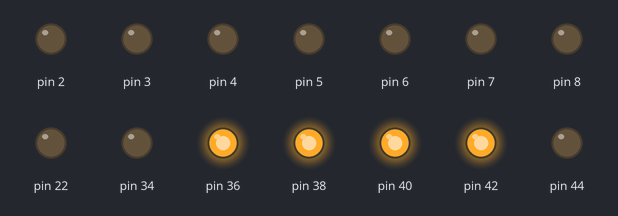
A sketch run on a simulated Arduino Mega 2560, built with avr-gcc and run on an emulated ATmega2560. On the bench: output pins drawn as LEDs (lit = HIGH). The local clock reads 2024-03-15 10:24:30 at power-on unless the sketch sets it; what the sketch prints to the serial monitor is not drawn.

Above: at 0.1 s.
At 4.1 s:
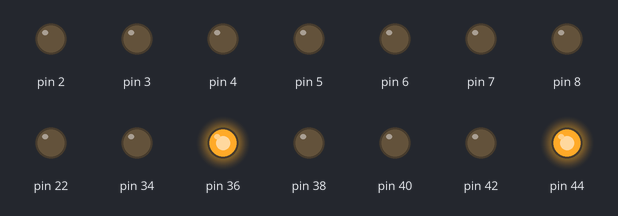
At 9.1 s:
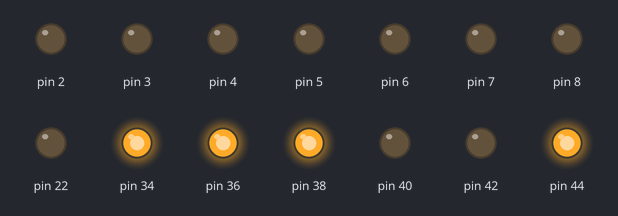
At 19.1 s:
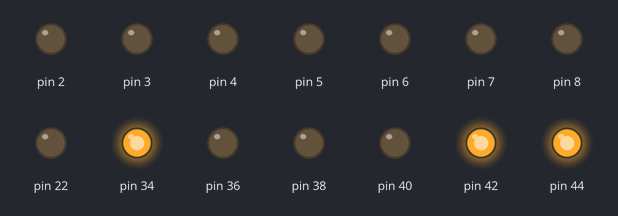
At 29.1 s:
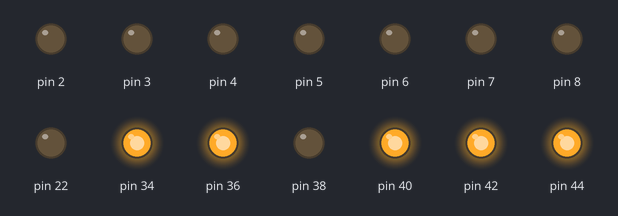
At 39.1 s:
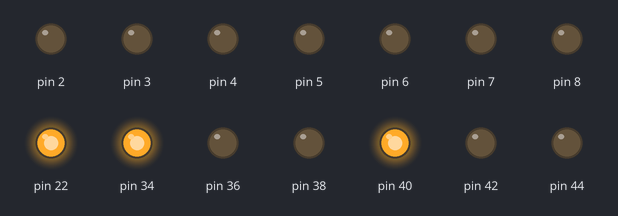
Timing chart, 0 to 40.0 s (numbered marks = the images above):
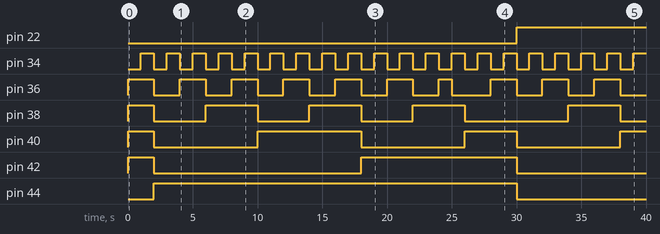

The sketch:

Binary_Clock.ino
```cpp
#include <Wire.h>
//#include <DS3231M.h>
#include <RTClib.h>

int curHour = 0, seconds = 0;
RTC_DS3231 RTC;

void setup() {
  // put your setup code here, to run once:
  for (int i=1; i <= 53; i++) {
    pinMode(i, OUTPUT);
  }

   Serial.begin(57600);

#ifndef ESP8266
  while (!Serial); // wait for serial port to connect. Needed for native USB
#endif

  if (! RTC.begin()) {
    Serial.println("Couldn't find RTC");
    Serial.flush();
    while (1) delay(10);
  }

  if (RTC.lostPower()) {
    Serial.println("RTC lost power, let's set the time!");

    RTC.adjust(DateTime(F(__DATE__), F(__TIME__)));
  }

  // When time needs to be re-set on a previously configured device, the
  // following line sets the RTC to the date & time this sketch was compiled
  // rtc.adjust(DateTime(F(__DATE__), F(__TIME__)));
}


void loop()
{
DateTime now = RTC.now();
seconds = now.second();
curHour = now.hour();

  //#########################################################################################
  //Hours
  //#########################################################################################
  //1 Hour
  if(curHour == 1 || curHour == 3 || curHour == 5 || curHour == 7 || curHour == 9 || curHour == 11 || curHour == 13 || curHour == 15 || curHour == 17 || curHour == 19 || curHour == 21 || curHour == 23)
    digitalWrite(23, HIGH);
  else
    digitalWrite(23, LOW);

  //2 Hours
  if(curHour == 2 || curHour == 3 || curHour == 6 || curHour == 7 || curHour == 10 || curHour == 11  || curHour == 14 || curHour == 15 || curHour == 18 || curHour == 19  || curHour == 22 || curHour == 23)
    digitalWrite(25, HIGH);
  else
    digitalWrite(25, LOW);

  //4 Hrs
  if(curHour == 4 || curHour == 5 || curHour == 6 || curHour == 7 || curHour == 12 || curHour == 13 || curHour == 14 || curHour == 15 || curHour == 20 || curHour == 21 || curHour == 22 || curHour == 23)
    digitalWrite(27, HIGH);
  else
    digitalWrite(27, LOW);

    //8 Hours
  if(curHour == 8 || curHour == 9 || curHour == 10 || curHour == 11 || curHour == 12 || curHour == 13 || curHour == 14 || curHour == 15 || curHour == 24)
    digitalWrite(29, HIGH);
  else
    digitalWrite(29, LOW);

    //16 Hours
  if(curHour == 16 || curHour == 17 || curHour == 18 || curHour == 19 || curHour == 20 || curHour == 21 || curHour == 22 || curHour == 23 || curHour == 24 )
    digitalWrite(31, HIGH);
  else
    digitalWrite(31, LOW);

  //#########################################################################################
  //Minutes
  //#########################################################################################
    //1 Minute
  if(now.minute() == 1 || now.minute() == 3 || now.minute() == 5 || now.minute() == 7 || now.minute() == 9 || now.minute() == 11 || now.minute() == 13 || now.minute() == 15 || now.minute() == 17 || now.minute() == 19 || now.minute() == 21 || now.minute() == 23 || now.minute() == 25 || now.minute() == 27 || now.minute() == 29|| now.minute() == 31 || now.minute() == 33 || now.minute() == 35 || now.minute() == 37 || now.minute() == 39 || now.minute() == 41 || now.minute() == 43 || now.minute() == 45 || now.minute() == 47 || now.minute() == 49 || now.minute() == 51 || now.minute() == 53 || now.minute() == 55 || now.minute() == 57 || now.minute() == 59)
    digitalWrite(22, HIGH);
  else
    digitalWrite(22, LOW);

   //2 Minutes
  if(now.minute() == 2 || now.minute() == 3 || now.minute() == 6 || now.minute() == 7 || now.minute() == 10 || now.minute() == 11  || now.minute() == 14 || now.minute() == 15 || now.minute() == 18 || now.minute() == 19  || now.minute() == 22 || now.minute() == 23 || now.minute() == 26 || now.minute() == 27 || now.minute() == 30|| now.minute() == 31 || now.minute() == 34 || now.minute() == 35 || now.minute() == 38 || now.minute() == 39 || now.minute() == 42 || now.minute() == 43 || now.minute() == 46 || now.minute() == 47 || now.minute() == 50 || now.minute() == 51 || now.minute() == 54 || now.minute() == 58 || now.minute() == 59)
    digitalWrite(24, HIGH);
  else
    digitalWrite(24, LOW);

  //4 Minutes
  if(now.minute() == 4 || now.minute() == 5 || now.minute() == 6 || now.minute() == 7 || now.minute() == 12 || now.minute() == 13 || now.minute() == 14 || now.minute() == 15 || now.minute() == 20 || now.minute() == 21 || now.minute() == 22 || now.minute() == 23 || now.minute() == 28 || now.minute() == 29 || now.minute() == 30|| now.minute() == 31 || now.minute() == 36 || now.minute() == 37 || now.minute() == 38 || now.minute() == 39 || now.minute() == 44 || now.minute() == 45 || now.minute() == 46 || now.minute() == 47 || now.minute() == 52 || now.minute() == 53 || now.minute() == 54 || now.minute() == 55)
    digitalWrite(26, HIGH);
  else
    digitalWrite(26, LOW);

  //8 Minutes
  if(now.minute() == 8 || now.minute() == 9 || now.minute() == 10 || now.minute() == 11 || now.minute() == 12 || now.minute() == 13 || now.minute() == 14 || now.minute() == 15 || now.minute() == 24 || now.minute() == 25 || now.minute() == 26 || now.minute() == 27 || now.minute() == 28 || now.minute() == 29 || now.minute() == 30|| now.minute() == 31 || now.minute() == 40 || now.minute() == 41 || now.minute() == 42 || now.minute() == 43 || now.minute() == 44 || now.minute() == 45 || now.minute() == 46 || now.minute() == 47 || now.minute() == 56 || now.minute() == 57 || now.minute() == 58 || now.minute() == 59)
    digitalWrite(28, HIGH);
  else
    digitalWrite(28, LOW);

  //16 Minutes
  if(now.minute() == 16 || now.minute() == 17 || now.minute() == 18 || now.minute() == 19 || now.minute() == 20 || now.minute() == 21 || now.minute() == 22 || now.minute() == 23 || now.minute() == 24 || now.minute() == 25 || now.minute() == 26 || now.minute() == 27 || now.minute() == 28 || now.minute() == 29 || now.minute() == 30|| now.minute() == 31 || now.minute() == 48 || now.minute() == 49 || now.minute() == 50 || now.minute() == 51 || now.minute() == 52 || now.minute() == 53 || now.minute() == 54 || now.minute() == 55 || now.minute() == 56 || now.minute() == 57|| now.minute() == 58 || now.minute() == 59)  {
    digitalWrite(30, HIGH);
  } else {
    digitalWrite(30,LOW);
  }
  //32 Minutes
  if(now.minute() == 32 || now.minute() == 33 || now.minute() == 34 || now.minute() == 35 || now.minute() == 36 || now.minute() == 37 || now.minute() == 38 || now.minute() == 39 || now.minute() == 40 || now.minute() == 41 || now.minute() == 42 || now.minute() == 43 || now.minute() == 44 || now.minute() == 45 || now.minute() == 46 || now.minute() == 47 || now.minute() == 48 || now.minute() == 49 || now.minute() == 50 || now.minute() == 51 || now.minute() == 52 || now.minute() == 53 || now.minute() == 54 || now.minute() == 55 || now.minute() == 56 || now.minute() == 57 || now.minute() == 58 || now.minute() == 59) {
    digitalWrite(32, HIGH);
  } else {
    digitalWrite(32,LOW);
  }

  //#########################################################################################
  //Seconds
  //#########################################################################################
    //1 Second
  if(seconds == 1 || seconds == 3 || seconds == 5 || seconds == 7 || seconds == 9 || seconds == 11 || seconds == 13 || seconds == 15 || seconds == 17 || seconds == 19 || seconds == 21 || seconds == 23 || seconds == 25 || seconds == 27 || seconds == 29|| seconds == 31 || seconds == 33 || seconds == 35 || seconds == 37 || seconds == 39 || seconds == 41 || seconds == 43 || seconds == 45 || seconds == 47 || seconds == 49 || seconds == 51 || seconds == 53 || seconds == 55 || seconds == 57 || seconds == 59)
    digitalWrite(34, HIGH);
  else
    digitalWrite(34, LOW);

   //2 Seconds
  if(seconds == 2 || seconds == 3 || seconds == 6 || seconds == 7 || seconds == 10 || seconds == 11  || seconds == 14 || seconds == 15 || seconds == 18 || seconds == 19  || seconds == 22 || seconds == 23 || seconds == 26 || seconds == 27 || seconds == 30|| seconds == 31 || seconds == 34 || seconds == 35 || seconds == 38 || seconds == 39 || seconds == 42 || seconds == 43 || seconds == 46 || seconds == 47 || seconds == 50 || seconds == 51 || seconds == 54 || seconds == 58 || seconds == 59)
    digitalWrite(36, HIGH);
  else
    digitalWrite(36, LOW);

  //4 Seconds
  if(seconds == 4 || seconds == 5 || seconds == 6 || seconds == 7 || seconds == 12 || seconds == 13 || seconds == 14 || seconds == 15 || seconds == 20 || seconds == 21 || seconds == 22 || seconds == 23 || seconds == 28 || seconds == 29 || seconds == 30|| seconds == 31 || seconds == 36 || seconds == 37 || seconds == 38 || seconds == 39 || seconds == 44 || seconds == 45 || seconds == 46 || seconds == 47 || seconds == 52 || seconds == 53 || seconds == 54 || seconds == 55)
    digitalWrite(38, HIGH);
  else
    digitalWrite(38, LOW);

  //8 Seconds
  if(seconds == 8 || seconds == 9 || seconds == 10 || seconds == 11 || seconds == 12 || seconds == 13 || seconds == 14 || seconds == 15 || seconds == 24 || seconds == 25 || seconds == 26 || seconds == 27 || seconds == 28 || seconds == 29 || seconds == 30|| seconds == 31 || seconds == 40 || seconds == 41 || seconds == 42 || seconds == 43 || seconds == 44 || seconds == 45 || seconds == 46 || seconds == 47 || seconds == 56 || seconds == 57 || seconds == 58 || seconds == 59)
    digitalWrite(40, HIGH);
  else
    digitalWrite(40, LOW);

  //16 Seconds
  if(seconds == 16 || seconds == 17 || seconds == 18 || seconds == 19 || seconds == 20 || seconds == 21 || seconds == 22 || seconds == 23 || seconds == 24 || seconds == 25 || seconds == 26 || seconds == 27 || seconds == 28 || seconds == 29 || seconds == 30|| seconds == 31 || seconds == 48 || seconds == 49 || seconds == 50 || seconds == 51 || seconds == 52 || seconds == 53 || seconds == 54 || seconds == 55 || seconds == 56 || seconds == 57|| seconds == 58 || seconds == 59)  {
    digitalWrite(42, HIGH);
  } else {
    digitalWrite(42,LOW);
  }
  //32 Seconds
  if(seconds == 32 || seconds == 33 || seconds == 34 || seconds == 35 || seconds == 36 || seconds == 37 || seconds == 38 || seconds == 39 || seconds == 40 || seconds == 41 || seconds == 42 || seconds == 43 || seconds == 44 || seconds == 45 || seconds == 46 || seconds == 47 || seconds == 48 || seconds == 49 || seconds == 50 || seconds == 51 || seconds == 52 || seconds == 53 || seconds == 54 || seconds == 55 || seconds == 56 || seconds == 57 || seconds == 58 || seconds == 59) {
    digitalWrite(44, HIGH);
  } else {
    digitalWrite(44,LOW);
  }

Serial.println(now.hour());

}
```

Measured:
- by itself, pin 22: LOW → HIGH at 30.0 s
- by itself, pin 34: alternates HIGH for 1.0 s and LOW for 1.0 s
- by itself, pin 36: LOW → HIGH at 0.00 s, → LOW 2.0 s later, → HIGH 2.0 s later, → LOW 2.0 s later, … (20 changes in this stretch)
- by itself, pin 38: goes HIGH 2.0 s, 3 × (LOW 4.0 s, HIGH 4.0 s), LOW 8.0 s, HIGH 4.0 s, then LOW
- by itself, pin 40: goes HIGH 2.0 s, LOW 8.0 s, HIGH 8.0 s, LOW 8.0 s, HIGH 4.0 s, LOW 8.0 s, then HIGH
- by itself, pin 42: LOW → HIGH at 0.00 s, → LOW 2.0 s later, → HIGH 16.0 s later, → LOW 12.0 s later
- by itself, pin 44: LOW → HIGH at 2.0 s, → LOW 28.0 s later
